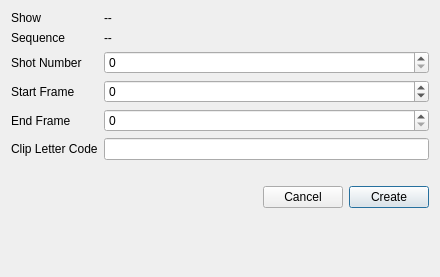
<?xml version="1.0" encoding="UTF-8"?>
<ui version="4.0">
 <class>Dialog</class>
 <widget class="QDialog" name="Dialog">
  <property name="geometry">
   <rect>
    <x>0</x>
    <y>0</y>
    <width>440</width>
    <height>277</height>
   </rect>
  </property>
  <property name="windowTitle">
   <string>Create Shot</string>
  </property>
  <layout class="QFormLayout" name="formLayout">
   <property name="fieldGrowthPolicy">
    <enum>QFormLayout::AllNonFixedFieldsGrow</enum>
   </property>
   <item row="0" column="0">
    <widget class="QLabel" name="label_8">
     <property name="text">
      <string>Show</string>
     </property>
    </widget>
   </item>
   <item row="2" column="0">
    <widget class="QLabel" name="label">
     <property name="text">
      <string>Shot Number</string>
     </property>
    </widget>
   </item>
   <item row="3" column="0">
    <widget class="QLabel" name="label_2">
     <property name="text">
      <string>Start Frame</string>
     </property>
    </widget>
   </item>
   <item row="4" column="0">
    <widget class="QLabel" name="label_3">
     <property name="text">
      <string>End Frame</string>
     </property>
    </widget>
   </item>
   <item row="5" column="0">
    <widget class="QLabel" name="label_4">
     <property name="text">
      <string>Clip Letter Code</string>
     </property>
    </widget>
   </item>
   <item row="5" column="1">
    <widget class="QLineEdit" name="LNE_clip"/>
   </item>
   <item row="1" column="0">
    <widget class="QLabel" name="label_5">
     <property name="text">
      <string>Sequence</string>
     </property>
    </widget>
   </item>
   <item row="1" column="1">
    <widget class="QLabel" name="LBL_seq">
     <property name="text">
      <string>--</string>
     </property>
    </widget>
   </item>
   <item row="0" column="1">
    <widget class="QLabel" name="LBL_show">
     <property name="text">
      <string>--</string>
     </property>
    </widget>
   </item>
   <item row="7" column="1">
    <layout class="QHBoxLayout" name="horizontalLayout">
     <item>
      <spacer name="horizontalSpacer">
       <property name="orientation">
        <enum>Qt::Horizontal</enum>
       </property>
       <property name="sizeHint" stdset="0">
        <size>
         <width>40</width>
         <height>20</height>
        </size>
       </property>
      </spacer>
     </item>
     <item>
      <widget class="QPushButton" name="BTN_cancel">
       <property name="text">
        <string>Cancel</string>
       </property>
       <property name="autoDefault">
        <bool>false</bool>
       </property>
      </widget>
     </item>
     <item>
      <widget class="QPushButton" name="BTN_create">
       <property name="text">
        <string>Create</string>
       </property>
       <property name="autoDefault">
        <bool>false</bool>
       </property>
       <property name="default">
        <bool>true</bool>
       </property>
      </widget>
     </item>
    </layout>
   </item>
   <item row="2" column="1">
    <widget class="QSpinBox" name="SPN_num">
     <property name="maximum">
      <number>999999999</number>
     </property>
     <property name="singleStep">
      <number>100</number>
     </property>
    </widget>
   </item>
   <item row="3" column="1">
    <widget class="QSpinBox" name="SPN_start">
     <property name="minimum">
      <number>-999999999</number>
     </property>
     <property name="maximum">
      <number>999999999</number>
     </property>
    </widget>
   </item>
   <item row="4" column="1">
    <widget class="QSpinBox" name="SPN_end">
     <property name="maximum">
      <number>999999999</number>
     </property>
     <property name="singleStep">
      <number>1</number>
     </property>
     <property name="value">
      <number>0</number>
     </property>
    </widget>
   </item>
   <item row="6" column="1">
    <widget class="QLabel" name="LBL_issues">
     <property name="text">
      <string/>
     </property>
    </widget>
   </item>
  </layout>
 </widget>
 <resources/>
 <connections/>
</ui>
